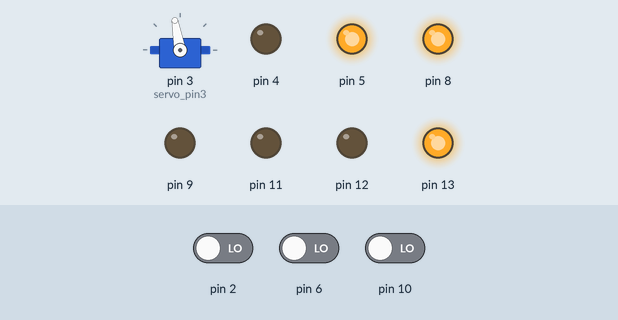
The sketch below on a simulated Arduino Uno, built with avr-gcc and run on an emulated ATmega328P. On the bench: servo, output pins drawn as LEDs (lit = HIGH). Inputs (shaded band) come from the test bench; at power-on: pin 6 LOW, pin 2 LOW, pin 10 LOW.

Above: at 1.2 s.
1.3 s: pin 6 driven HIGH
At 2.1 s:
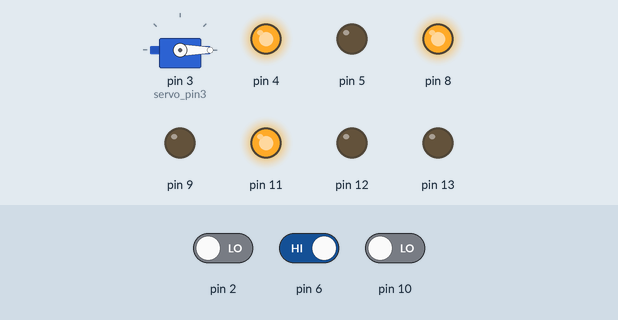
2.8 s: pin 2 driven HIGH
At 3.3 s:
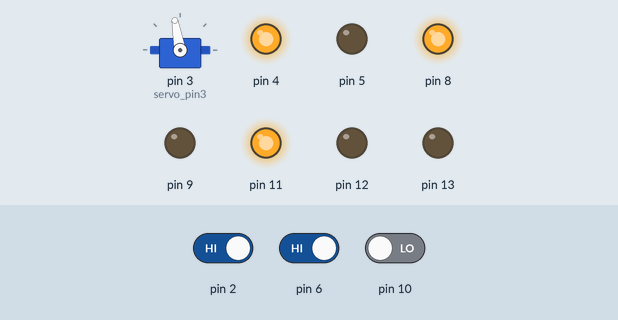
4.3 s: pin 10 driven HIGH
At 5.5 s:
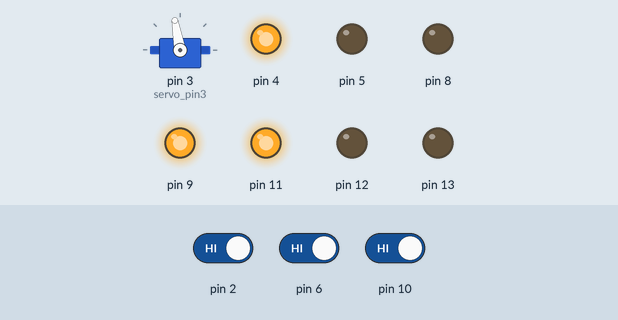
5.8 s: pin 2 driven LOW
At 6.9 s:
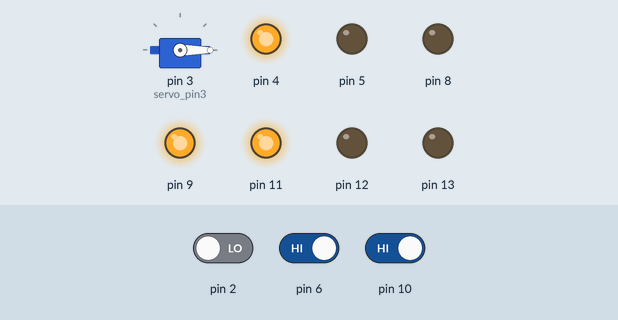
7.3 s: pin 6 driven LOW
At 8.1 s:
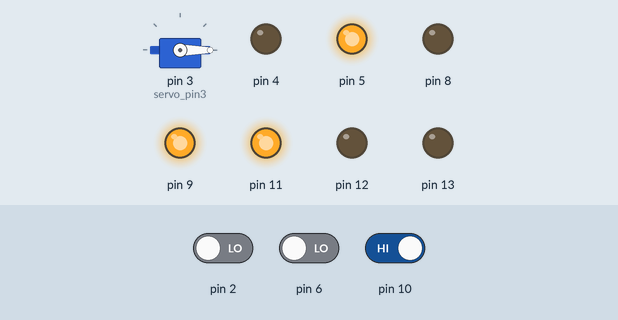
8.8 s: pin 2 driven HIGH
At 9.3 s:
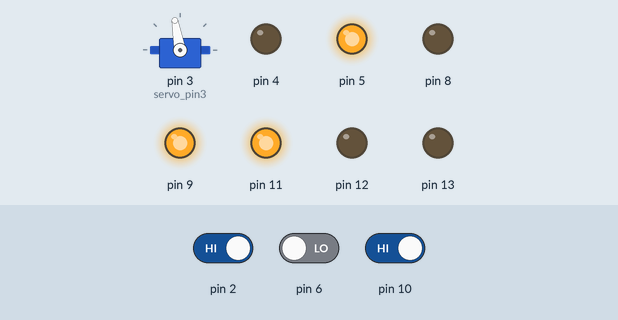
Timing chart, 0 to 11.3 s (numbered marks = the images above; inputs shaded):
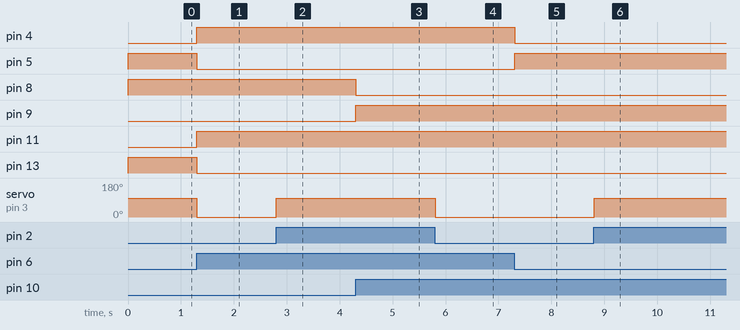

Measured:
- after the input at 1.3 s, pin 4, pin 11: LOW → HIGH at once; pin 5, pin 13: HIGH → LOW at once; servo on pin 3 (servo_pin3): 100° → 0° at once
- after the input at 2.8 s, servo on pin 3 (servo_pin3): 0° → 100° at once
- after the input at 4.3 s, pin 8: HIGH → LOW at once; pin 9: LOW → HIGH at once
- after the input at 5.8 s, servo on pin 3 (servo_pin3): 100° → 0° at once
- after the input at 7.3 s, pin 4: HIGH → LOW at once; pin 5: LOW → HIGH at once
- after the input at 8.8 s, servo on pin 3 (servo_pin3): 0° → 100° at once

The sketch:

CODIGO_FINAL.ino
```cpp
#include <Servo.h>


int valor;
int valor2;
int valor3;

Servo servo_pin3;


void setup()
{
  servo_pin3.attach(3);
  pinMode(2, INPUT);
  pinMode(4, OUTPUT);
  pinMode(5, OUTPUT);
  pinMode(6, INPUT);
  pinMode(8,OUTPUT);
  pinMode(9,OUTPUT);
  pinMode(10,INPUT);
  pinMode(11,OUTPUT);
  pinMode(12,OUTPUT);
  pinMode(13,OUTPUT);
}

void loop()
{
  valor=digitalRead(2);

      if(valor==HIGH)
      {
        servo_pin3.write(100);
      }
      else
      {
        servo_pin3.write(0);

      }

    valor2=digitalRead(6);

      if(valor2==HIGH)
      {
        digitalWrite(4, HIGH);
        digitalWrite(5, LOW);
      }
      else
      {
        digitalWrite(5, HIGH);
        digitalWrite(4, LOW);
      }

       valor3=digitalRead(10);

      if(valor3==HIGH)
      {
        digitalWrite(9, HIGH);
        digitalWrite(8, LOW);
      }
      else
      {
        digitalWrite(8, HIGH);
        digitalWrite(9, LOW);
      }

         valor3 = digitalRead(10);
         valor2 = digitalRead(6);
        if (valor3==HIGH && valor2==HIGH)
        {
        digitalWrite(11, HIGH);

        digitalWrite(12, LOW);

        digitalWrite(13, LOW);


        }

        if (valor3==LOW && valor2==LOW)

       {
        digitalWrite(11, LOW);

        digitalWrite(12, LOW);

        digitalWrite(13, HIGH);

        servo_pin3.write(100);
       }
       if (valor3==HIGH && valor2==LOW)
        {
        digitalWrite(11, HIGH);

        digitalWrite(12, LOW);

        digitalWrite(13, LOW);


        }
        if (valor2==HIGH && valor3==LOW)
        {
        digitalWrite(11, HIGH);

        digitalWrite(12, LOW);

        digitalWrite(13, LOW);


        }
        delay(100);
}
```
